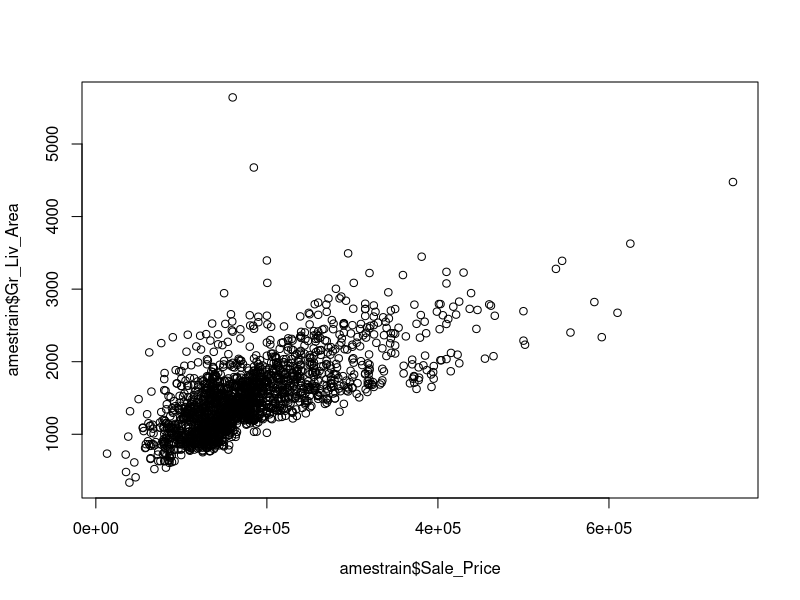

Source code (R): (Note: a time limit stopped this script after it produced the figure.)
#prep
library(randomForest)
set.seed(123)
amestrain <- read.csv("amestrain.csv")
amestest <- read.csv("amestest.csv")

## remove outliers
plot(amestrain$Sale_Price, amestrain$Gr_Liv_Area) # there are three strange observations: two houses that are priced very low compring to their areaa and one house that is unusually large
amestrain <- subset(amestrain, amestrain$Gr_Liv_Area<4000) # outliers removed

## bind datasets
train <- c(1:nrow(amestrain))
Ames <- rbind(amestrain, amestest)

dim(Ames[train,])
dim(Ames[-train,])

## check for missing values
summary(Ames) #no missing values outside of Sale_Price in the tesst portion of the dataset

# I run multiple randiom forests to find the mtry value that minimizes the Out-Of-Bag error.

rf.ames73=randomForest(Sale_Price~.,data=Ames,subset=train,mtry=73,importance=TRUE) # bagging
rf.ames60=randomForest(Sale_Price~.,data=Ames,subset=train,mtry=60,importance=TRUE)
rf.ames50=randomForest(Sale_Price~.,data=Ames,subset=train,mtry=50,importance=TRUE)
rf.ames40=randomForest(Sale_Price~.,data=Ames,subset=train,mtry=40,importance=TRUE)
rf.ames30=randomForest(Sale_Price~.,data=Ames,subset=train,mtry=30,importance=TRUE)
rf.ames20=randomForest(Sale_Price~.,data=Ames,subset=train,mtry=20,importance=TRUE)
rf.ames10=randomForest(Sale_Price~.,data=Ames,subset=train,mtry=10,importance=TRUE)
rf.ames=randomForest(Sale_Price~.,data=Ames,subset=train,mtry=5,importance=TRUE)

# list of OOB errors shows lowest OOB error for mtry=30
c(rf.ames73$mse[length(rf.ames$mse)],rf.ames60$mse[length(rf.ames$mse)],rf.ames50$mse[length(rf.ames$mse)],rf.ames40$mse[length(rf.ames$mse)],rf.ames30$mse[length(rf.ames$mse)],rf.ames20$mse[length(rf.ames$mse)],rf.ames10$mse[length(rf.ames$mse)],rf.ames$mse[length(rf.ames$mse)]) # Whene mtry=30 the OOB error is lowest

# I check surrounding mtry values to find the lowest OOB error. I average the OOB error from five models. 

OOB.errors = rep(0, 13)
for (i in 1:5){
rf.ames26=randomForest(Sale_Price~.,data=Ames,subset=train,mtry=26,importance=TRUE)
rf.ames27=randomForest(Sale_Price~.,data=Ames,subset=train,mtry=27,importance=TRUE)
rf.ames28=randomForest(Sale_Price~.,data=Ames,subset=train,mtry=28,importance=TRUE)
rf.ames29=randomForest(Sale_Price~.,data=Ames,subset=train,mtry=29,importance=TRUE)
rf.ames30=randomForest(Sale_Price~.,data=Ames,subset=train,mtry=30,importance=TRUE)
rf.ames31=randomForest(Sale_Price~.,data=Ames,subset=train,mtry=31,importance=TRUE)
rf.ames32=randomForest(Sale_Price~.,data=Ames,subset=train,mtry=32,importance=TRUE)
rf.ames33=randomForest(Sale_Price~.,data=Ames,subset=train,mtry=33,importance=TRUE)
rf.ames35=randomForest(Sale_Price~.,data=Ames,subset=train,mtry=35,importance=TRUE)
rf.ames36=randomForest(Sale_Price~.,data=Ames,subset=train,mtry=36,importance=TRUE)
rf.ames37=randomForest(Sale_Price~.,data=Ames,subset=train,mtry=37,importance=TRUE)
rf.ames38=randomForest(Sale_Price~.,data=Ames,subset=train,mtry=38,importance=TRUE)
rf.ames39=randomForest(Sale_Price~.,data=Ames,subset=train,mtry=39,importance=TRUE)

OOB.errors <- OOB.errors + c(rf.ames26$mse[length(rf.ames$mse)],rf.ames27$mse[length(rf.ames$mse)],rf.ames28$mse[length(rf.ames$mse)],rf.ames29$mse[length(rf.ames$mse)], rf.ames30$mse[length(rf.ames$mse)], rf.ames31$mse[length(rf.ames$mse)], rf.ames32$mse[length(rf.ames$mse)], rf.ames33$mse[length(rf.ames$mse)], rf.ames35$mse[length(rf.ames$mse)],rf.ames36$mse[length(rf.ames$mse)],rf.ames37$mse[length(rf.ames$mse)],rf.ames38$mse[length(rf.ames$mse)],rf.ames39$mse[length(rf.ames$mse)])
}

OOB.errors/5 # mtry=32 slightly outperforms other values

# plot of mtry = 32 vs bagging

plot(1:500, rf.ames73$mse, type ="l")
lines(1:500, rf.ames32$mse, col = "red")

# I try a second method of finding the best model. I use five-fold cross validation. This is not necessary and only serves to validate the model arrived at above. 
# five-fold cross validation, first method
result <- rfcv(Ames[train,-74], Ames[train,]$Sale_Price, cv.fold=5, recursive=FALSE) # lowest cross-validation error for mtry=36
result10 <- rfcv(Ames[train,-74], Ames[train,]$Sale_Price, cv.fold=10, recursive=FALSE) # lowest cross-validation error for mtry=36

# five-fold cross validation, second method
# I create five folds of data of approximately of equal sizes.
fold.index <- c(rep(1,385),rep(2, 385), rep(3,385), rep(4,386), rep(5, 386))[sample(1:1927, 1927)]

head(fold.index) #The numbers in fold.index will indicate which fold an observation is in. 
table(fold.index)

cv.error = 0 
mtry_values <- c(73, 36,35,34,33,32,31,30,29,28,27)
mtry_values <- c(36,32)
mtry_cv_errors <- rep(0, length(mtry_values))
for(n in 1:length(mtry_values)){
  cv.error = 0
  for (i in 1:5){
  fold  = which(fold.index!=i)
  rf.ames=randomForest(Sale_Price~.,data=amestrain,subset=fold,mtry=mtry_values[n],importance=TRUE)
  yhat.rf = predict(rf.ames,newdata=amestrain[-fold,])
  cv.error =  cv.error + mean((amestrain[-fold,"Sale_Price"] - yhat.rf)^2)
  }
  mtry_cv_errors[n] <- cv.error/5
}
mtry_cv_errors

# Which vaariables are important?

importance(rf.ames32)
varImpPlot(rf.ames32)

# Would the model perform better if we use only important variables? 

rf.ames32.important=randomForest(Sale_Price~Gr_Liv_Area + Neighborhood + Total_Bsmt_SF  + Garage_Cars   + First_Flr_SF + Year_Built ,data=Ames,subset=train,importance=TRUE)
rf.ames32.important$mse[length(rf.ames$mse)] # the model with fewer variables does not perform better according to the Out-Of-Bag measure. 

# Predict Salae_Price in the test set using the mtry=32 model
yhat.rf = predict(rf.ames32,newdata=Ames[-train,])
yhat.rf
Ames[-train,]$Sale_Price <- yhat.rf

# save anaswer as cvs
write.csv(Ames[-train,], file = "amesPredictions_Wilam.csv")
